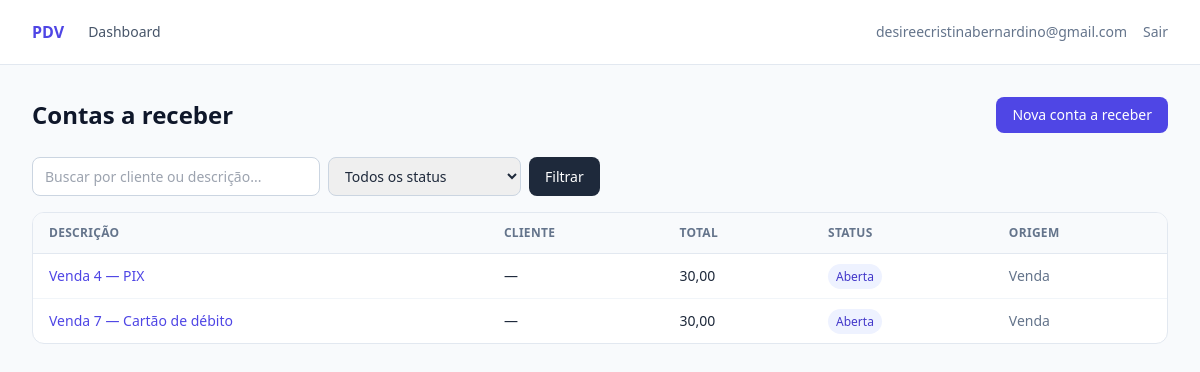
/app/financeiro/receber/ (signed in), run on the app's committed database.
### apps/accounts/models.py (models this page shows, shortened)
class User(AbstractUser):
    uuid = models.UUIDField(default=uuid.uuid4, editable=False, unique=True)
    tenant = models.ForeignKey(
        "companies.Tenant",
        on_delete=models.PROTECT,
        related_name="usuarios",
        null=True,
        blank=True,
        verbose_name="tenant",
        help_text=(
            "Tenant do usuário. Equipe da plataforma não possui tenant "
            "(acesso global via Django Admin)."
        ),
    )
    data_criacao = models.DateTimeField("criado em", auto_now_add=True)
    data_atualizacao = models.DateTimeField("atualizado em", auto_now=True)
    class Meta:
        verbose_name = "usuário"
        verbose_name_plural = "usuários"
        indexes = [
            models.Index(fields=["tenant", "username"]),
        ]
    objects = UserManager()
    def get_tenant(self):
        return self.tenant

### apps/financial/models.py (models this page shows, shortened)
class ContaReceber(TenantAwareModel):
    class Origem(models.TextChoices):
        MANUAL = "MANUAL", "Manual"
        VENDA = "VENDA", "Venda"
        OUTRO = "OUTRO", "Outro"
    class Status(models.TextChoices):
        ABERTA = "ABERTA", "Aberta"
        PARCIAL = "PARCIAL", "Parcialmente recebida"
        RECEBIDA = "RECEBIDA", "Recebida"
        CANCELADA = "CANCELADA", "Cancelada"
    uuid = models.UUIDField(default=uuid.uuid4, editable=False, unique=True)
    tenant = models.ForeignKey(
        Tenant, on_delete=models.PROTECT, related_name="contas_receber"
    )
    cliente_nome = models.CharField(max_length=200, blank=True)
    descricao = models.CharField(max_length=200)
    valor_total = models.DecimalField(max_digits=14, decimal_places=2)
    data_competencia = models.DateField()
    origem = models.CharField(
        max_length=10, choices=Origem.choices, default=Origem.MANUAL
    )
    referencia_uuid = models.UUIDField(null=True, blank=True)
    status = models.CharField(
        max_length=10, choices=Status.choices, default=Status.ABERTA
    )
    observacao = models.TextField(blank=True)
    data_criacao = models.DateTimeField(auto_now_add=True)
    class Meta:
        verbose_name = "conta a receber"
        verbose_name_plural = "contas a receber"
        ordering = ["-data_competencia"]
        indexes = [
            models.Index(fields=["tenant", "status"]),
        ]

### apps/financial/views.py (the view)
# urls.py: path("receber/", views.receber, name="receber"),
@login_required
def receber(request):
    tenant = _tenant_atual(request)
    if tenant is None:
        return redirect("dashboard")
    contas = ContaReceber.objects.for_tenant(tenant)
    status = request.GET.get("status", "")
    busca = request.GET.get("q", "")
    if status:
        contas = contas.filter(status=status)
    if busca:
        contas = contas.filter(
            descricao__icontains=busca
        ) | contas.filter(cliente_nome__icontains=busca)
    paginador = Paginator(contas, ITENS_POR_PAGINA)
    pagina = paginador.get_page(request.GET.get("page"))
    return render(
        request,
        "financial/receber_lista.html",
        {
            "pagina": pagina,
            "status": status,
            "busca": busca,
            "statuses": ContaReceber.Status.choices,
        },
    )

### apps/core/tenancy.py (called while the page is built)
    def for_tenant(self, tenant):
        return self.filter(tenant=tenant)

### apps/financial/views.py (called while the page is built)
def _tenant_atual(request, modulo="financeiro"):
    tenant = request.user.get_tenant()
    if tenant is None:
        messages.info(
            request,
            f"Usuário da plataforma não possui tenant para operar o {modulo}.",
        )
    return tenant

### apps/financial/templates/financial/receber_lista.html (shortened to what this page needs)
{% extends "app_base.html" %}
{% block app_content %}
<div class="flex flex-col sm:flex-row sm:items-center sm:justify-between gap-4 mb-6">
    <h1 class="text-2xl font-bold text-slate-900">Contas a receber</h1>
    <a href="{% url 'financial:receber_nova' %}" class="rounded-lg bg-indigo-600 px-4 py-2 text-sm font-medium text-white hover:bg-indigo-700">Nova conta a receber</a>
</div>
<form method="get" class="mb-4 flex flex-wrap gap-2">
    <input type="text" name="q" value="{{ busca }}" placeholder="Buscar por cliente ou descrição..." class="rounded-lg border border-slate-300 px-3 py-2 text-sm w-72">
    <select name="status" class="rounded-lg border border-slate-300 px-3 py-2 text-sm">
        <option value="">Todos os status</option>
    </select>
    <button type="submit" class="rounded-lg bg-slate-800 px-4 py-2 text-sm text-white hover:bg-slate-700">Filtrar</button>
</form>
<div class="bg-white rounded-xl border border-slate-200 overflow-x-auto">
    <table class="min-w-full divide-y divide-slate-200 text-sm">
        <thead class="bg-slate-50 text-left text-xs uppercase tracking-wide text-slate-500">
            <tr>
                <th class="px-4 py-3">Descrição</th>
                <th class="px-4 py-3">Cliente</th>
                <th class="px-4 py-3">Total</th>
                <th class="px-4 py-3">Status</th>
                <th class="px-4 py-3">Origem</th>
            </tr>
        </thead>
        <tbody class="divide-y divide-slate-100">
            {% for conta in pagina %}
                <tr class="hover:bg-slate-50">
                    <td class="px-4 py-3"><a href="{% url 'financial:receber_detalhe' conta.uuid %}" class="font-medium text-indigo-600 hover:text-indigo-800">{{ conta.descricao }}</a></td>
                    <td class="px-4 py-3">{{ conta.cliente_nome|default:"—" }}</td>
                    <td class="px-4 py-3 font-medium">{{ conta.valor_total }}</td>
                    <td class="px-4 py-3">
                        {% if conta.status == 'RECEBIDA' %}
                            <span class="rounded-full bg-emerald-50 px-2 py-1 text-xs font-medium text-emerald-700">Recebida</span>
                        {% elif conta.status == 'CANCELADA' %}
                            <span class="rounded-full bg-red-50 px-2 py-1 text-xs font-medium text-red-700">Cancelada</span>
                        {% else %}
                            <span class="rounded-full bg-indigo-50 px-2 py-1 text-xs font-medium text-indigo-700">{{ conta.get_status_display }}</span>
                        {% endif %}
                    </td>
                    <td class="px-4 py-3 text-slate-500">{{ conta.get_origem_display }}</td>
                </tr>
            {% empty %}
                <tr><td colspan="5" class="px-4 py-10 text-center text-slate-400">Nenhuma conta encontrada.</td></tr>
            {% endfor %}
        </tbody>
    </table>
</div>
{% endblock %}

### frontend/templates/app_base.html (shortened to what this page needs)
{% extends "base.html" %}
{% block content %}
<header class="bg-white border-b border-slate-200">
    <div class="max-w-7xl mx-auto px-4 sm:px-6 lg:px-8 h-16 flex items-center justify-between gap-4">
        <div class="flex items-center gap-6 overflow-x-auto">
            <a href="/" class="font-bold text-indigo-600 whitespace-nowrap">PDV</a>
            <nav class="flex items-center gap-4 text-sm text-slate-600">
                <a href="{% url 'dashboard' %}" class="hover:text-indigo-600 whitespace-nowrap">Dashboard</a>
            </nav>
        </div>
        <div class="flex items-center gap-4 text-sm">
            <span class="text-slate-500 hidden sm:inline">{{ user.get_full_name|default:user.username }}</span>
            <form method="post" action="{% url 'logout' %}">
                <button type="submit" class="text-slate-500 hover:text-red-600">Sair</button>
            </form>
        </div>
    </div>
</header>
<main class="max-w-7xl mx-auto px-4 sm:px-6 lg:px-8 py-8">
    {% block app_content %}{% endblock %}
</main>
{% endblock %}

### frontend/templates/base.html (shortened to what this page needs)
{% load static %}
<!DOCTYPE html>
<html lang="pt-BR">
<head>
    <script src="https://cdn.tailwindcss.com"></script>
</head>
<body class="bg-slate-50 text-slate-800 antialiased">
    {% block content %}{% endblock %}
</body>
</html>

### data on the page
User: get_full_name "desireecristinabernardino@gmail.com"
ContaReceber: descricao "Venda 4 — PIX", cliente_nome "—", valor_total "30,00", status "Aberta", origem "Venda"
ContaReceber: descricao "Venda 7 — Cartão de débito", cliente_nome "—", valor_total "30,00", status "Aberta", origem "Venda"
